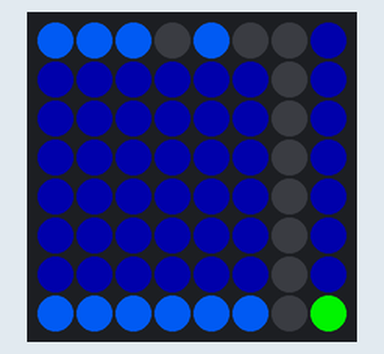
The program below on a simulated Raspberry Pi (BCM pin numbers) with a Sense HAT. On the bench: the Sense HAT's 8×8 RGB LED matrix. Files the program writes start out absent; random numbers come from a fixed seed; web requests get an empty 200 reply after 0.4 s; the clock reads 2024-03-15 10:24:30 at power-on unless the program sets it.

Above: at 1.3 s.

The program:

SpaceWeather.py
```python
#!/usr/bin/env python3
##########################################################
# Space Weather monitoring
#
# Monitors space weather activity & geomagnetic storms.
# Data collected from NOAA.
# Inspired by the wmspaceweather dock app of WindowMaker.
#

import re, time, urllib.request
try :
    from sense_hat import SenseHat
except :
    try :
        from sense_emu import SenseHat
    except :
        from _sense_hat_ANSI import SenseHat


# Set this to the download interval in seconds. Default=900 (15 mins)
DOWNLOADINTERVAL :int = 900

# Color scheme. You can change the palette by finetuning this:
COLOR :dict = {'red':[220,0,0], 'orange':[200,100,0], 'yellow':[180,180,0], 'green':[0,220,0], 'blue':[0,80,220], 'B':[0,220,0], 'C':[180,180,0], 'M':[200,100,0], 'X':[220,0,0], 'KpBG':[0,0,48], 'BlBG':[0,0,48], 'XRBG':[0,0,48]}


#################### CLASS PART ####################

class SpWeather :

    def __init__(self) :
        # Proton flux > 1MeV
        self.P1 :float =0.0
        # Proton flux > 10MeV
        self.P2 :float =0.0
        # Proton flux > 100MeV
        self.P3 :float =0.0
        # Electron flux > 2MeV
        self.E1 :float =0.0
        # X-Ray letter
        self.XL :str ='B'
        # X-Ray scale
        self.XS :float =0.0
        # X-Ray value
        self.XV :float =0.0
        # Kp indices
        self.Kp :list =[0.0]*8
        # Last update
        self.LastUpdate :float =0.0
        # Counter to reload
        self.Counter = 0
        # Blinker status
        self.Blinker :bool =True
        # Could load valid data in the last download
        self.DataValid :bool =False


    def blink(self) -> None :
        """Blink the status LED in the top-right corner.
        Color is determined by the up-to-date status of the data"""

        global COLOR
        self.Blinker = not self.Blinker
        # Change color based on data status:
        # Red if could not retrieve data, orange if data is old,
        # green if 5-15mins, blue if fresh
        Age :float = time.time() - self.LastUpdate
        _col :list
        if not self.DataValid :
            _col = COLOR['red']
        elif Age > 900.0 :
            _col = COLOR['orange']
        elif Age > 300.0 :
            _col = COLOR['green']
        else :
            _col = COLOR['blue']
        if self.Blinker :
            s.set_pixel(7,0,_col)
        else :
            s.set_pixel(7,0,COLOR['BlBG'])


    def download(self) -> None :
        """Download Space Weather data from NOAA"""

        # Consider data as valid, but at the first fail invalidate it.
        self.DataValid = True
        Valid :dict = {'X':False, 'P':False, 'E':False, 'K':False}
        fh = open("_SpaceWeather-essential-data-lines-out.txt","w")

        # Load the particle flux from the current space weather indices report:
        PageContents2 = urllib.request.urlopen("https://services.swpc.noaa.gov/text/current-space-weather-indices.txt").read()
        PageData2 = str(PageContents2).split("\\n")
        # The data is in the first uncommented line after the phrase "Proton flux"
        ReadNextUncommented :bool =False
        Valid['P'] =False  ; Valid['E'] =False
        for DataLine in PageData2 :
            if re.match("^#.*",DataLine) :
                # Commented line
                if re.match(".*GOES.Proton.Flux.*",DataLine) : ReadNextUncommented =True
            else :
                # Uncommented line
                if ReadNextUncommented :
                    mPart = re.match("^\s+([0-9.e+\-]+)\s+([0-9.e+\-]+)\s+([0-9.e+\-]+)\s+([0-9.e+\-]+)\s+([0-9.e+\-]+)\s+.*",DataLine)
                    if mPart :
                        fh.write("Particle Flux:\n"+str(mPart[0])+"\n\n")
                        self.P1 = float(mPart[1])
                        self.P2 = float(mPart[2])
                        self.P3 = float(mPart[3])
                        Valid['P'] = True
                        self.E1 = float(mPart[4])
                        Valid['E'] = True
                        self.XV = float(mPart[5])
                        break

        # Load the geomagnetic data from the daily geomagnetic indices report:
        Valid['K'] =False
        PageContents1 = urllib.request.urlopen("https://services.swpc.noaa.gov/text/daily-geomagnetic-indices.txt").read()
        PageData1 = str(PageContents1).split("\\n")
        # The data is in the last 2 rows with data, omitting the "-1" values
        LastRow :str =""
        PrevRow :str =""
        for DataLine in PageData1 :
            if len(DataLine.strip()) > 10 :
                PrevRow = LastRow
                LastRow = DataLine
        DataLine = PrevRow[65:] + " " + LastRow[65:]
        DataList = DataLine.split()
        fh.write(f"Kp indices:\n{PrevRow}\n{LastRow}\n\n")
        i :int =5
        while i > -1 and len(DataList) :
            self.Kp[i] = float(DataList.pop())
            if self.Kp[i] >= 0.0 : i -= 1
        if i < 0 : Valid['K'] =True

        # Load the X-Ray events from the solar geophysical events report:
        Valid['X'] =False
        PageContents3 = urllib.request.urlopen("https://services.swpc.noaa.gov/text/solar-geophysical-event-reports.txt").read()
        PageData3 = str(PageContents3).split("\\n")
        # The data is in the last valid data row with an X-Ray report
        ReportLine :str =""
        for DataLine in PageData3 :
            if len(DataLine) > 62 :
                if DataLine[43:46].upper() == "XRA" :
                    ReportLine = DataLine
                    self.XL = DataLine[58].upper()
                    self.XS = float(DataLine[59:62])
                    Valid['X'] =True
        # If did not manage to get X-Ray event, then it's the background X-Ray, and level is the multiplicant of 1e-06
        if not Valid['X'] :
            self.XL = 'B'
            self.XS = self.XV * 1000000.0
        fh.write(f"X-Ray event:\n{ReportLine}\n\n")

        # If anything is not valid, then let's not consider it as valid
        for _idx in ['X','P','E','K'] :
            if not Valid[_idx] : self.DataValid = False

        # If we managed to load all data, the new update can be set.
        # TODO : This means that the last update time will mean
        #        the last successful data download form the server, but
        #        this does not necessarily mean that the data is fresh.
        #        A more sophisticated method would be to check the
        #        data date inside the file and consider the
        #        age of the data accordingly!
        if self.DataValid : self.LastUpdate = time.time()
        fh.close()


    def redraw(self) -> None :
        """Redraw the screen based on the Space Weather Data"""

        global COLOR
        # Top status row: protons, electrons and status blinker
        s.set_pixel(0,0, getCol(self.P1, 31.0, 100.0, 310.0, 1000.0))
        s.set_pixel(1,0, getCol(self.P2,  0.2,   0.5,   1.5,    5.0))
        s.set_pixel(2,0, getCol(self.P3,  0.1,   0.3,   1.0,    3.0))
        s.set_pixel(3,0, [0,0,0])
        s.set_pixel(4,0, getCol(self.E1, 310000.0, 1000000.0, 3100000.0, 10000000.0))
        s.set_pixel(5,0, [0,0,0])

        # Separator column between Kp and X-Ray
        for _j in range(8) : s.set_pixel(6,_j,[0,0,0])

        # X-Ray bar on the right edge. Color based on the letter
        for _j in range(1,8) : s.set_pixel(7,_j,COLOR['XRBG'])
        for _lim,_pix in [[-1.0, 7], [1.999, 6], [3.999, 5], [5.999, 4], [6.999, 3], [7.999, 2], [8.999, 1]] :
            if self.XV > _lim : s.set_pixel(7,_pix,COLOR[self.XL])

        # The last 6 Kp bars (8 provided by NOAA, but no space on the display)
        for _i in range(6) :
            for _j in range(1,8) : s.set_pixel(_i,_j,COLOR['KpBG'])
            for _lim,_pix,_col in [[-1.0, 7, 'blue'], [1.999, 6, 'green'], [3.999, 5, 'yellow'], [5.999, 4, 'orange'], [6.999, 3, 'red'], [7.999, 2, 'red'], [8.999, 1, 'red']] :
               if self.Kp[_i+2] > _lim : s.set_pixel(_i, _pix, COLOR[_col])


    def tick(self) -> None :
        """Receive a tick each second"""

        global DOWNLOADINTERVAL
        self.blink()
        self.Counter += 1
        if self.Counter > DOWNLOADINTERVAL :
            self.Counter = 0
            self.download()
            self.redraw()
            self.blink()


#################### PROC PART ####################

def getCol(_val :float, _lim1 :float, _lim2 :float, _lim3 :float, _lim4 :float) -> list :
    """Return the LED color based on the value and limits.
    Parameters:
    :param _val : The value to evaluate as float.
    :param _lim1 : First limit between blue and green.
    :param _lim2 : Second limit between green and yellow.
    :param _lim3 : Third limit between yellow and orange.
    :param _lim4 : Fourth limit between orange and red.
    :return : RGB triplet as list"""

    global COLOR
    if _val >= _lim4 : return COLOR['red']
    if _val >= _lim3 : return COLOR['orange']
    if _val >= _lim2 : return COLOR['yellow']
    if _val >= _lim1 : return COLOR['green']
    return COLOR['blue']


#################### MAIN PART ####################

s = SenseHat()
s.clear()
sw = SpWeather()
sw.download()
sw.redraw()

while True :
    sw.tick()
    time.sleep(1)
```
